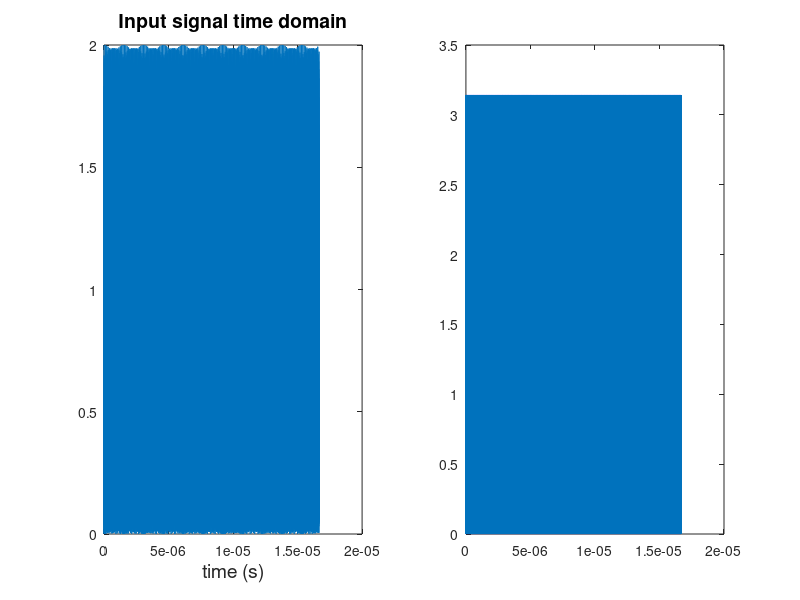
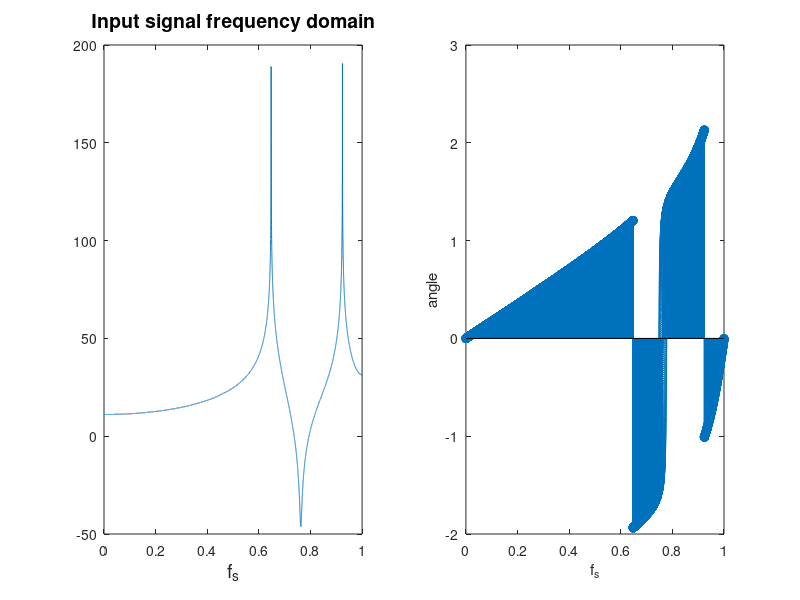

MATLAB code to generate these figures, in order: (Note: this script raises an error after producing the figures.)
samplingFreq = 2*10^9; % sampling frequency
Window_Size = 2^15; % size of window to cross multiply
number_of_bodies = 5;
Num_Of_Antennas = 2;
signal_frequency = 40*10^8; % radians/sec
signal_time = 0.0001; % in seconds
N = signal_time/(1/samplingFreq); % total samples in input signal
Nsub = mod(N,Window_Size)
N = N-Nsub
Nfft = Window_Size%/2 % total samples in FFT output
Num_Of_Windows_Per_Signal = N/Window_Size;
Number_Of_Signals = Num_Of_Antennas
Number_Of_Complex_Multiplications = 1/2*(Number_Of_Signals-1)*Number_Of_Signals
signal_to_noise_input = 0.5; % multiplied to noise then added to signal
Nyquist_freq = samplingFreq/2;
t = linspace(0,signal_time,N);
f = linspace(0,Nyquist_freq,5);
fs = linspace(0,1,Nfft/2);
fs_input = linspace(0,1,Nfft/2);
% Signal_no_noise = [(sin(signal_frequency*t(N/3:N*2/3-1)) + 20*sin((signal_frequency-1000)*t(N/3:N*2/3-1)))];
% input_hanning = [ 1/2-(1/2)*cos(2*pi*(1:N/3)/(N/3))];
% Signal_no_noise = Signal_no_noise.*input_hanning;
%figure(2);
%plot(t);
H = 3; % sizes of pictures.
W = 4;
Signal_no_noise = 1*(cos(signal_frequency*t) + cos((signal_frequency+15*10^9)*t)); %frequency noise
figure(1);
subplot(1,2,1);
plot(t(1:Nfft),abs(Signal_no_noise(1:Nfft)));
title('Input signal time domain','fontsize',14);
xlabel('time (s)','fontsize',14);
set(1,'paperunits','inches');
set(1,'paperorientation','portrait')
set(1,'papersize',[H,W]);
subplot(1,2,2);
plot(t(1:Nfft),angle(Signal_no_noise(1:Nfft)));
print(1,'input time.svg','-dsvg');
figure(2);
subplot(1,2,1);
fft_in = Signal_no_noise(1:Nfft);
plot(fs_input,20*log(abs(fft(fft_in)(1:Nfft/2))));
title('Input signal frequency domain','fontsize',14);
xlabel('f_s','fontsize',14);
set(2,'paperunits','inches');
set(2,'paperorientation','portrait');
set(2,'papersize',[H,W]);
subplot(1,2,2);
stem(fs_input,angle(fft(fft_in))(1:Nfft/2));
xlabel('f_s');
ylabel('angle');
print(2,'input freq.svg','-dsvg');
%windowcoef = (Nfft)/f; % commonly used constant
Signal_no_noise_s = csvread('Inputtwodim');
Signal_no_noise_s = Signal_no_noise_s(:,1:N);
Signalf = zeros(Num_Of_Windows_Per_Signal,Window_Size);
Signalfft = zeros(Number_Of_Signals,Nfft/2);
Signalmul = zeros(Number_Of_Complex_Multiplications,Nfft/2);
Signalout = zeros(1,Nfft/2);
Signalin = zeros(Number_Of_Signals,N);
analysis_filter = sinc(((0:N-1)-N/2)/Window_Size);
HanningWindow = 1/2-(1/2)*cos(2*pi*(0:N-1)/N);
pre_filter = analysis_filter.*HanningWindow;
figure(48);
plot(t(1:N),pre_filter);
title('polyphase filter prefilter','fontsize',14);
xlabel('time(s)');
set(48,'paperunits','inches');
set(48,'paperorientation','portrait');
set(48,'papersize',[H,W]);
print(48,'polyphasepre.svg','-dsvg');
% iterate every other signal

% Set up realtime signals
x2 = 1;
for x = 1:Num_Of_Antennas
    %Signal_no_noise_s = zeros(1,N);
    %for(z = 1:number_of_bodies)
    %    Signal_no_noise_s = Signal_no_noise_s + noise2(z)*e.^((((2*pi*f(z)*t)+noise1(z)*0.5*pi*(x-1))*i));
    %end
    Signalt = ((Signal_no_noise)+20*(Signal_no_noise_s(x))/signal_to_noise_input);
%add gaussian noise
    Signalt = Signalt + 0.5*rand(1,N);
    figure(x+2);
    subplot(1,2,1);
    plot(t(1:N),abs(Signalt(1:N)));
    xlabel('time(s)','fontsize',14);
    title('Antenna output signal','fontsize',14);
    set((x+2),'paperunits','inches');
    set((x+2),'paperorientation','portrait');
    set((x+2),'papersize',[H,W]);
    subplot(1,2,2);
    plot(t(1:N),angle(Signalt(1:N)));
    xlabel('time(s)');
    ylabel('angle');
    name = ['a' num2str(x) 'outf.svg'];
    print(x+2,name,'-dsvg');
    Signalin(x,:) = Signalt;

    %create overlap sequences:
    start = 1;
    window_c = Window_Size; % end of the window currently being shifted
    z = 1;
    TEMP = zeros(1,Window_Size);
    %DO POLYPHASE
    while window_c <= N
        Signalf(z,:) = (Signalt(start:(window_c)));
%       Signalf(z,:) = Signalt(1:Nfft);
	pre_part = pre_filter(start:(window_c));
        % add prefilter
        Signalf(z,:) = Signalf(z,:).*pre_part;
	%figure(z+100*x);
	%plot(angle(fft(Signalt(start:window_c))));
        start = window_c+1;
        window_c = window_c + Window_Size;
        TEMP = TEMP + Signalf(z,:);
        z = z + 1;
    end
    TEMP = fft(hilbert(TEMP/(z-1)))/Nfft;
    Signalfft(x2,:) = TEMP(1:Nfft/2);
    x2 = x2 + 1;
    
end

% plot the outputs:
y = 0;
for x = 1:Num_Of_Antennas
	figure(x+2+Num_Of_Antennas);
	subplot(1,2,1);
	plot(fs,abs(Signalfft(x,1:Nfft/2)));
	title('after polyphase filter','fontsize',14);
	xlabel('f_s','fontsize',14);
	set(x+2+Num_Of_Antennas,'paperunits','inches');
	set(x+2+Num_Of_Antennas,'paperorientation','portrait')
	set(x+2+Num_Of_Antennas,'papersize',[H,W]);
	name = ['pffb-' num2str(x) '.svg'];
	subplot(1,2,2);
	stem(fs,angle(Signalfft(x,1:Nfft/2)));
        xlabel('f_s');
	ylabel('angle');
	print((x+2+Num_Of_Antennas),name,'-dsvg');
	%figure(96+x);
	%plot(fs,angle(Signalfft(1,1:Nfft/2).*conj(Signalfft(2,1:Nfft/2))));
end

% multiply and add
z = 1; % holds position, computation too complex for pre calculated indices here.
for x = 1:Number_Of_Signals
    for y = (x+1):Number_Of_Signals
        Signalmul(z,:) = Signalfft(x,:).*conj(Signalfft(y,:));
        z=z+1;
    end
end

for x = 1:Number_Of_Complex_Multiplications
    Signalout = Signalmul(x,:)+Signalout;
end

%figure(1);
%plot(t,Signal_no_noise);
% figure(2);
% plot(t(1:Window_Size),(pre_filter));
% figure(3);
% plot(t(1:Window_Size),(HanningWindow));
%figure(19);
%plot(fs,20*log(abs(Signalout)));
%Signalout = ifft(Signalout,N);
%figure (20);
%plot(t,20*log(abs(Signalout)));
figure (21);
subplot(1,2,1);
plot(fs,(20*log(abs((Signalout(1:Nfft/2))))));
title('output frequencys','fontsize',14);
xlabel('f_s','fontsize',14);
set(21,'paperunits','inches');
set(21,'paperorientation','portrait')
set(21,'papersize',[H,W]);
subplot(1,2,2);
stem(fs,angle(Signalout(1:Nfft/2)));
xlabel('f_s');
ylabel('angle');
print(21,'outf.svg','-dsvg');

figure (22);
plot(angle(Signalout(1:Nfft/2)));
title('output angle');
xlabel('f_s');
hold on;
xlabel('f_s');
ylabel('angle');
hold off;
print(22,'output angle.svg','-dsvg');
figure (23);
size14 = abs(Signalout(10))
angle14 = angle(Signalout(10))
ttta = angle(fft(Signal_no_noise_s(1,:)).*conj(fft(Signal_no_noise_s(2,:))));
%ttfa = angle(fft(Signalin(1,1:Nfft)).*conj(fft(Signalin(2,1:Nfft))));
%angle14 = ttfa(10)
%size15 = abs(Signalout(100))
%angle15 = angle(Signalout(100))
%angle15 = ttfa(100)
plot(ttta);
title('actual angles N = whole signal');
xlabel('f_s');
hold on;
xlabel('f_s');
ylabel('angle');
hold off;
print(23,'actual angles.svg','-dsvg');
